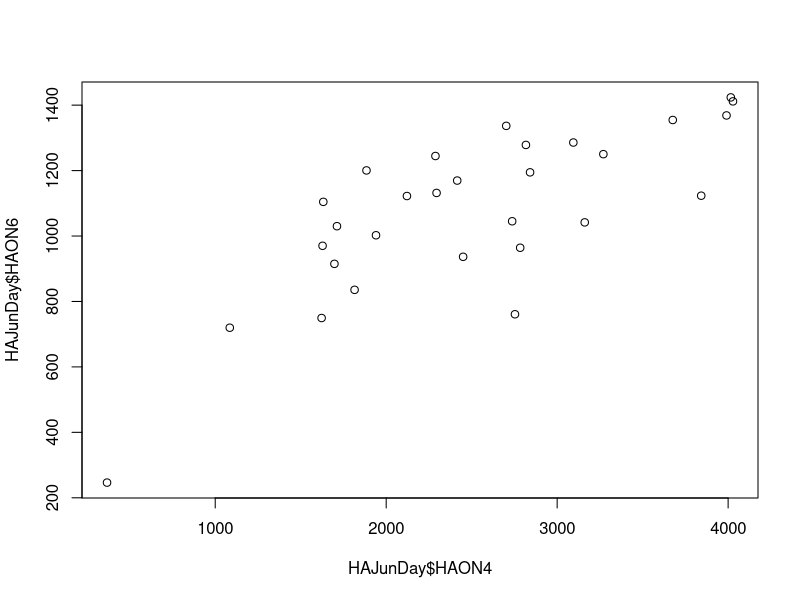
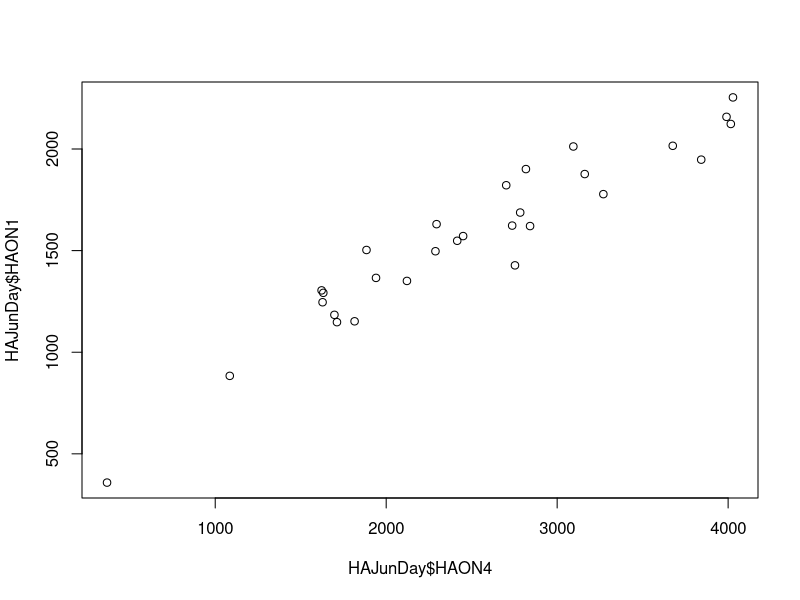
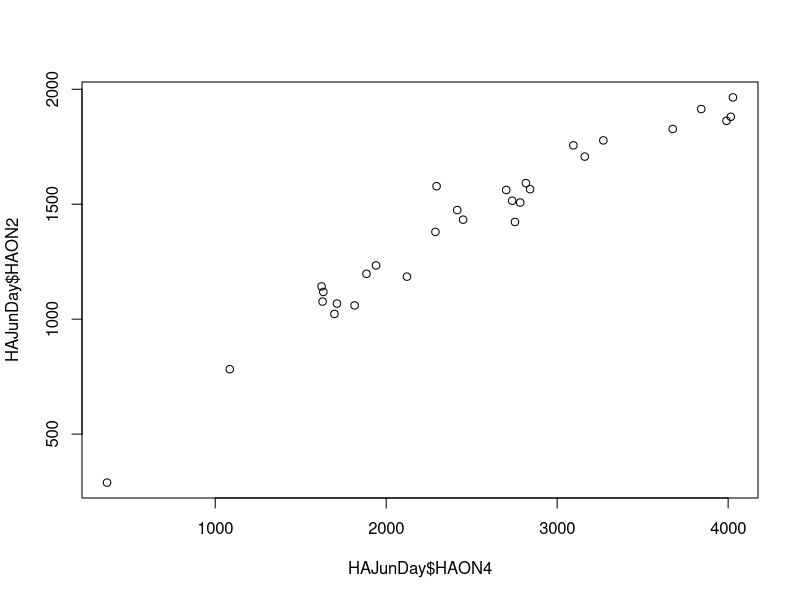
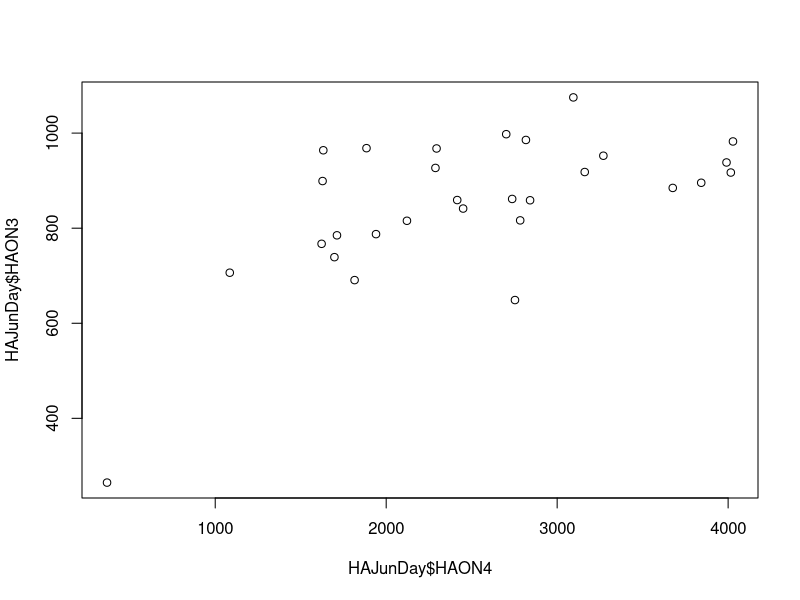
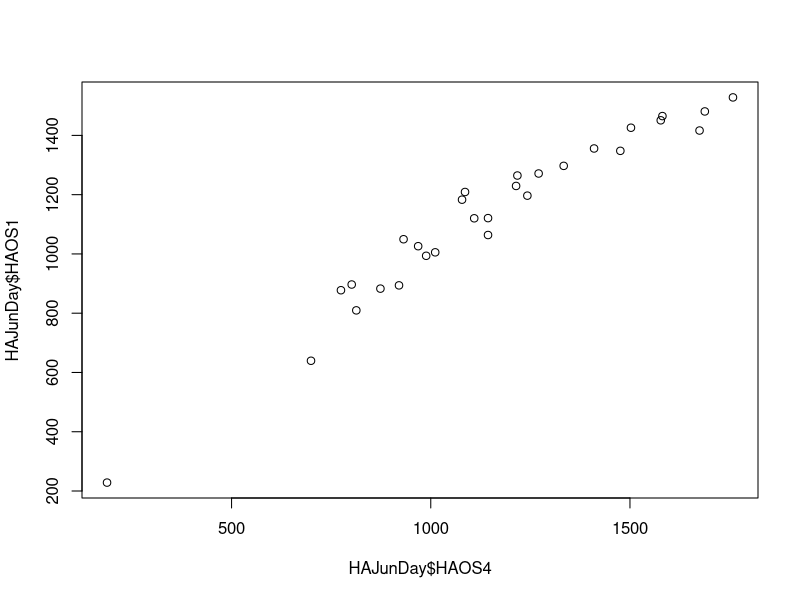
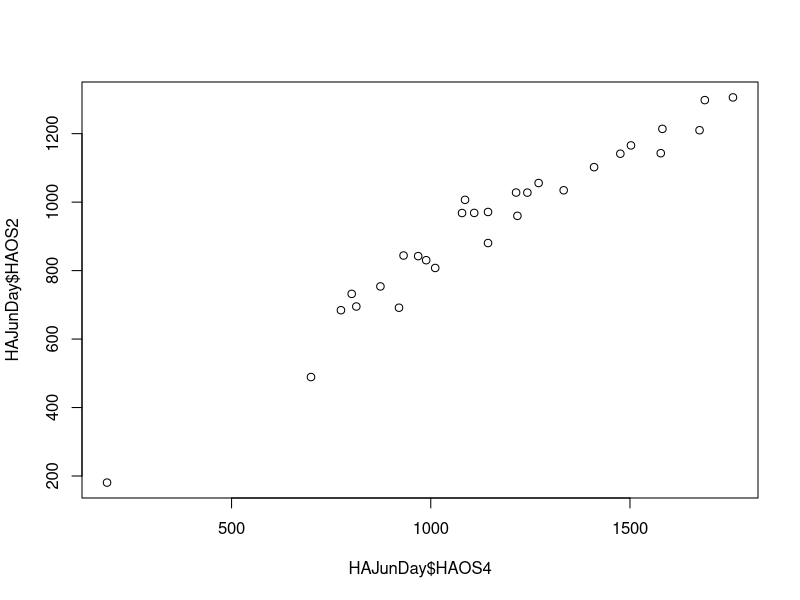
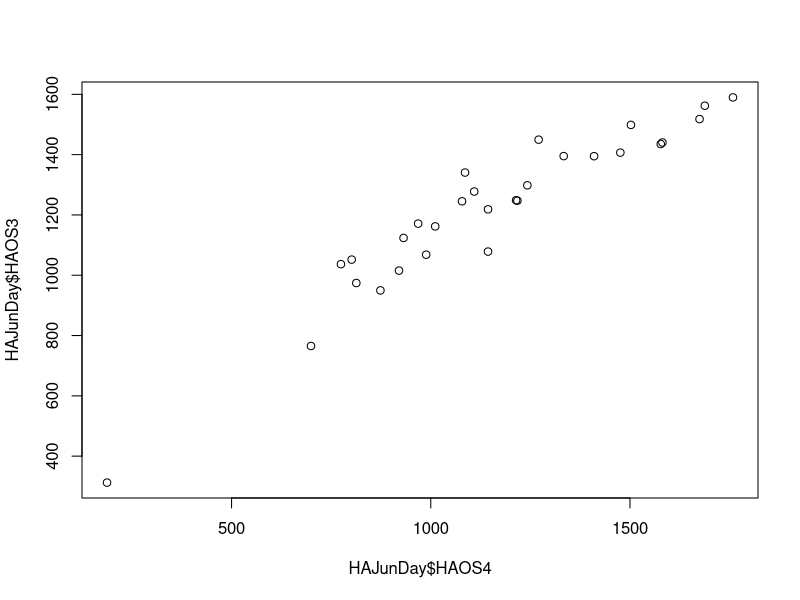
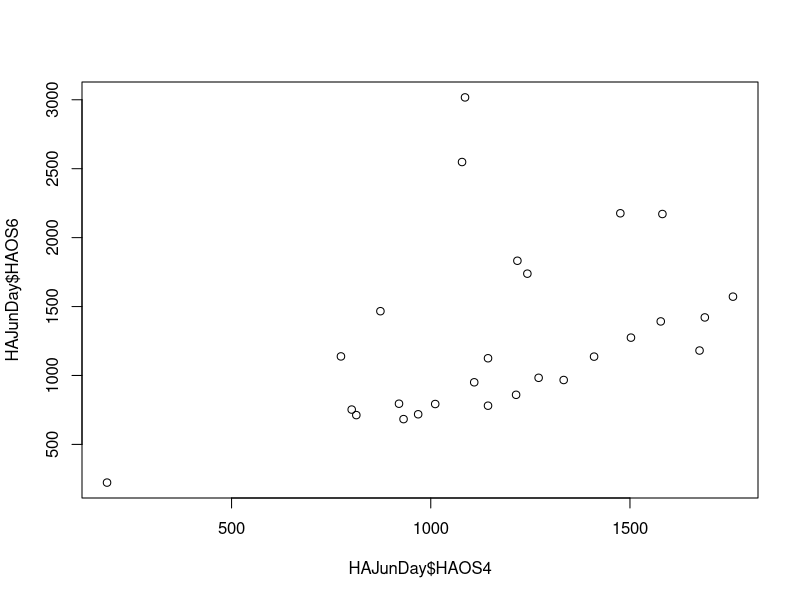

Here is the R script that generated these plots, in order: (Note: this script raises an error after producing the figures.)
setwd("C:/Users/liux3/Desktop/Research/Data/Raw/NS")
library("openxlsx")

HAJunDay<-read.xlsx("HAJuneDay.xlsx")
plot(x=HAJunDay$HAON4, y=HAJunDay$HAON6)
plot(x=HAJunDay$HAON4, y=HAJunDay$HAON1)
plot(x=HAJunDay$HAON4, y=HAJunDay$HAON2)
plot(x=HAJunDay$HAON4, y=HAJunDay$HAON3)

plot(x=HAJunDay$HAOS4, y=HAJunDay$HAOS1)
plot(x=HAJunDay$HAOS4, y=HAJunDay$HAOS2)
plot(x=HAJunDay$HAOS4, y=HAJunDay$HAOS3)
plot(x=HAJunDay$HAOS4, y=HAJunDay$HAOS6)

HAJunNight<-read.xlsx("HAJuneNite.xlsx")
plot(x=HAJunNight$HAON4, y=HAJunNight$HAON1)
plot(x=HAJunNight$HAON4, y=HAJunNight$HAON2)
plot(x=HAJunNight$HAON4, y=HAJunNight$HAON3)
plot(x=HAJunNight$HAON4, y=HAJunNight$HAON6)

plot(x=HAJunNight$HAOS4, y=HAJunNight$HAOS1)
plot(x=HAJunNight$HAOS4, y=HAJunNight$HAOS2)
plot(x=HAJunNight$HAOS4, y=HAJunNight$HAOS3)
plot(x=HAJunNight$HAOS4, y=HAJunNight$HAOS6)

HBJunDay<-read.xlsx("HBJuneDay.xlsx")
plot(x=HBJunDay$HBON10, y=HBJunDay$HBON9)
plot(x=HBJunDay$HBON10, y=HBJunDay$HBON12)
plot(x=HBJunDay$HBON10, y=HBJunDay$HBON14)
plot(x=HBJunDay$HBON10, y=HBJunDay$HBON16)

plot(x=HBJunDay$HBOS10, y=HBJunDay$HBOS9)
plot(x=HBJunDay$HBOS10, y=HBJunDay$HBOS12)
plot(x=HBJunDay$HBOS10, y=HBJunDay$HBOS14)
plot(x=HBJunDay$HBOS10, y=HBJunDay$HBOS16)


HBJunNight<-read.xlsx("HBJuneNite.xlsx")
plot(x=HBJunNight$HBON9, y=HBJunNight$HBON10)
plot(x=HBJunNight$HBON9, y=HBJunNight$HBON12)
plot(x=HBJunNight$HBON9, y=HBJunNight$HBON14)
plot(x=HBJunNight$HBON9, y=HBJunNight$HBON16)


plot(x=HBJunNight$HBOS9, y=HBJunNight$HBOS10)
plot(x=HBJunNight$HBOS9, y=HBJunNight$HBOS12)
plot(x=HBJunNight$HBOS9, y=HBJunNight$HBOS14)
plot(x=HBJunNight$HBOS9, y=HBJunNight$HBOS16)

HCJunDay<-read.xlsx("HCJuneDay.xlsx")
plot(x=HCJunDay$HCON4, y=HCJunDay$HCON1)
plot(x=HCJunDay$HCON4, y=HCJunDay$HCON2)
plot(x=HCJunDay$HCON4, y=HCJunDay$HCON6)
plot(x=HCJunDay$HCON4, y=HCJunDay$HCON8)

plot(x=HCJunDay$HCOS4, y=HCJunDay$HCOS1)

plot(x=HCJunDay$HCOS4, y=HCJunDay$HCOS2)
plot(x=HCJunDay$HCOS4, y=HCJunDay$HCOS6)
plot(x=HCJunDay$HCOS4, y=HCJunDay$HCOS8)

HCJunNight<-read.xlsx("HCJuneNite.xlsx")
plot(x=HAJunNight$HAON4, y=HCJunNight$HCON1)
plot(x=HAJunNight$HAON4, y=HCJunNight$HCON2)
plot(x=HAJunNight$HAON4, y=HCJunNight$HCON4)
plot(x=HAJunNight$HAON4, y=HCJunNight$HCON6)
plot(x=HAJunNight$HAON4, y=HCJunNight$HCON8)

plot(x=HBJunNight$HBOS16, y=HCJunNight$HCOS1)
plot(x=HBJunNight$HBOS16, y=HCJunNight$HCOS2)
plot(x=HBJunNight$HBOS16, y=HCJunNight$HCOS6)
plot(x=HBJunNight$HBOS16, y=HCJunNight$HCOS8)
plot(x=HBJunNight$HBOS16, y=HCJunNight$HCOS4)

HOJunDay<-read.xlsx("HOJuneDay.xlsx")

plot(x=HCJunDay$HCON4, y=HOJunDay$HOON10)
plot(x=HCJunDay$HCON4, y=HOJunDay$HOON11)

plot(x=HCJunDay$HCON4, y=HOJunDay$HOON12)
plot(x=HCJunDay$HCON4, y=HOJunDay$HOON14)
plot(x=HCJunDay$HCON4, y=HOJunDay$HOON16)

plot(x=HCJunDay$HCOS4, y=HOJunDay$HOOS10)
plot(x=HCJunDay$HCOS4, y=HOJunDay$HOOS11)
plot(x=HCJunDay$HCOS4, y=HOJunDay$HOOS12)
plot(x=HCJunDay$HCOS4, y=HOJunDay$HOOS14)
plot(x=HCJunDay$HCOS4, y=HOJunDay$HOOS16)

HOJunNight<-read.xlsx("HOJuneNite.xlsx")
plot(x=HAJunNight$HAON4, y=HOJunNight$HOON10)
plot(x=HAJunNight$HAON4, y=HOJunNight$HOON11)
plot(x=HAJunNight$HAON4, y=HOJunNight$HOON12)
plot(x=HAJunNight$HAON4, y=HOJunNight$HOON14)
plot(x=HAJunNight$HAON4, y=HOJunNight$HOON16)

plot(x=HBJunNight$HBOS16, y=HOJunNight$HOON10)
plot(x=HBJunNight$HBOS16, y=HOJunNight$HOON11)
plot(x=HBJunNight$HBOS16, y=HOJunNight$HOON12)
plot(x=HBJunNight$HBOS16, y=HOJunNight$HOON14)
plot(x=HBJunNight$HBOS16, y=HOJunNight$HOON16)

LOJunDay<-read.xlsx("LOJuneDay.xlsx")
plot(x=LOJunDay$LOON14, y=LOJunDay$LOON10)
plot(x=LOJunDay$LOON14, y=LOJunDay$LOON11)
plot(x=LOJunDay$LOON14, y=LOJunDay$LOON15)
plot(x=LOJunDay$LOON14, y=LOJunDay$LOON17)


plot(x=LOJunDay$LOOS14, y=LOJunDay$LOOS10)
plot(x=LOJunDay$LOOS14, y=LOJunDay$LOOS11)
plot(x=LOJunDay$LOOS14, y=LOJunDay$LOOS15)
plot(x=LOJunDay$LOOS14, y=LOJunDay$LOOS17)

LOJunNight<-read.xlsx("LOJuneNite.xlsx")
plot(x=LOJunNight$LOON14, y=LOJunNight$LOON10)
plot(x=LOJunNight$LOON14, y=LOJunNight$LOON11)
plot(x=LOJunNight$LOON14, y=LOJunNight$LOON15)
plot(x=LOJunNight$LOON14, y=LOJunNight$LOON17)

plot(x=LOJunNight$LOOS14, y=LOJunNight$LOOS10)

plot(x=LOJunNight$LOOS14, y=LOJunNight$LOOS11)
plot(x=LOJunNight$LOOS14, y=LOJunNight$LOOS15)
plot(x=LOJunNight$LOOS14, y=LOJunNight$LOOS17)


LCJunDay<-read.xlsx("LCJuneDay.xlsx")
plot(x=LOJunDay$LOON14, y=LCJunDay$LCON1)
plot(x=LOJunDay$LOON14, y=LCJunDay$LCON4)
plot(x=LOJunDay$LOON14, y=LCJunDay$LCON6)
plot(x=LOJunDay$LOON14, y=LCJunDay$LCON8)

plot(x=LOJunDay$LOOS14, y=LCJunDay$LCOS1)
plot(x=LOJunDay$LOOS14, y=LCJunDay$LCOS4)
plot(x=LOJunDay$LOOS14, y=LCJunDay$LCOS6)
plot(x=LOJunDay$LOOS14, y=LCJunDay$LCOS8)

LCJuneNite<-read.xlsx("LCJuneNite.xlsx")
plot(x=LOJunNight$LOON14, y=LCJuneNite$LCON1)
plot(x=LOJunNight$LOON14, y=LCJuneNite$LCON4)
plot(x=LOJunNight$LOON14, y=LCJuneNite$LCON6)
plot(x=LOJunNight$LOON14, y=LCJuneNite$LCON8)

plot(x=LOJunNight$LOOS14, y=LCJuneNite$LCOS1)
plot(x=LOJunNight$LOOS14, y=LCJuneNite$LCOS4)
plot(x=LOJunNight$LOOS14, y=LCJuneNite$LCOS6)
plot(x=LOJunNight$LOOS14, y=LCJuneNite$LCOS8)



LBJunDay<-read.xlsx("LBJuneDay.xlsx")
plot(x=LOJunDay$LOON14, y=LBJunDay$LBON11)
plot(x=LOJunDay$LOON14, y=LBJunDay$LBON12)
plot(x=LOJunDay$LOON14, y=LBJunDay$LBON14)
plot(x=LOJunDay$LOON14, y=LBJunDay$LBON16)

plot(x=LOJunDay$LOOS14, y=LBJunDay$LBOS11)
plot(x=LOJunDay$LOOS14, y=LBJunDay$LBOS12)
plot(x=LOJunDay$LOOS14, y=LBJunDay$LBOS14)
plot(x=LOJunDay$LOOS14, y=LBJunDay$LBOS16)

LBJuneNite<-read.xlsx("LBJuneNite.xlsx")
plot(x=LOJunNight$LOON14, y=LBJuneNite$LBON11)
plot(x=LOJunNight$LOON14, y=LBJuneNite$LBON12)
plot(x=LOJunNight$LOON14, y=LBJuneNite$LBON14)

plot(x=LOJunNight$LOOS14, y=LBJuneNite$LBOS11)
plot(x=LOJunNight$LOOS14, y=LBJuneNite$LBOS12)
plot(x=LOJunNight$LOOS14, y=LBJuneNite$LBOS14)

LAJunDay<-read.xlsx("LAJuneDay.xlsx")
plot(x=LOJunDay$LOON14, y=LAJunDay$LAON1)
plot(x=LOJunDay$LOON14, y=LAJunDay$LAON2)
plot(x=LOJunDay$LOON14, y=LAJunDay$LAON4)
plot(x=LOJunDay$LOON14, y=LAJunDay$LAON6)
plot(x=LOJunDay$LOON14, y=LAJunDay$LAON8)

plot(x=LOJunDay$LOOS14, y=LAJunDay$LAOS1)
plot(x=LOJunDay$LOOS14, y=LAJunDay$LAOS2)
plot(x=LOJunDay$LOOS14, y=LAJunDay$LAOS4)
plot(x=LOJunDay$LOOS14, y=LAJunDay$LAOS6)
plot(x=LOJunDay$LOOS14, y=LAJunDay$LAOS8)

LAJuneNite<-read.xlsx("LAJuneNite.xlsx")
plot(x=LAJuneNite$LAON8, y=LAJuneNite$LAON1)
plot(x=LAJuneNite$LAON8, y=LAJuneNite$LAON2)
plot(x=LAJuneNite$LAON8, y=LAJuneNite$LAON4)
plot(x=LAJuneNite$LAON8, y=LAJuneNite$LAON6)


plot(x=LAJuneNite$LAOS8, y=LAJuneNite$LAOS1)
plot(x=LAJuneNite$LAOS8, y=LAJuneNite$LAOS2)
plot(x=LAJuneNite$LAOS8, y=LAJuneNite$LAOS4)
plot(x=LAJuneNite$LAOS8, y=LAJuneNite$LAOS6)


LCJunDay<-read.xlsx("LCJuneDay.xlsx")
plot(x=LCJunDay$LCON1, y=LCJunDay$LCON6)
plot(x=LCJunDay$LCON4, y=LCJunDay$LCON6)

